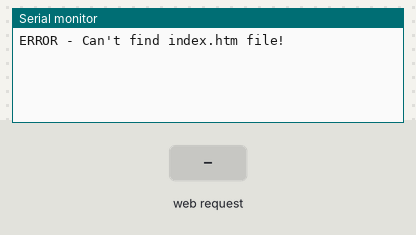
A sketch run on a simulated Arduino Uno, built with avr-gcc and run on an emulated ATmega328P. Parts: the last lines printed to the serial monitor. The inputs (shaded band) are chosen by the test bench. Storage starts empty.

Above: at 1.2 s.
1.3 s: HTTP request GET /update received
At 2.5 s:
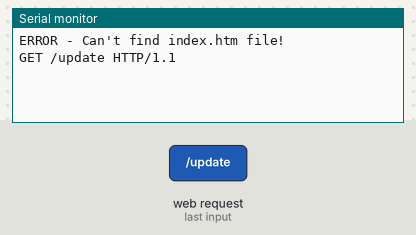
2.8 s: HTTP request GET /f received
At 3.8 s:
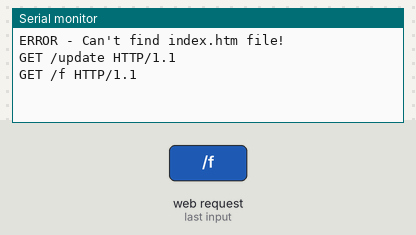

Measured:
- after the input at 1.3 s, the serial monitor: prints a new line at once (image 1)
- after the input at 2.8 s, the serial monitor: prints a new line at once (image 2)

The sketch:

Brightery_Automation.ino
```cpp
/*--------------------------------------------------------------
  Program:      Arduino Powered Home Automation

  Description:  Arduino web server that displays and controls relays,
                using buttons. The web page is stored on the micro SD card.

  Hardware:     Arduino Uno and official Arduino Ethernet
                shield. Should work with other Arduinos and
                compatible Ethernet shields.
                micro SD card formatted FAT16 or FAT32.
                Pins 6 to 9 as outputs to 4 channel relay circuit.

  Software:     Developed using Arduino 1.8.10 software
                Should be compatible with Arduino 1.0 +
                SD card contains web page called index.htm

  References:   - Ethernet library documentation:
                  http://arduino.cc/en/Reference/Ethernet
                - SD Card library documentation:
                  http://arduino.cc/en/Reference/SD

  Date:         20 Sept 2019

  Author:       Brightery <info@brightery.com>
  --------------------------------------------------------------*/

#include <SPI.h>
#include <Ethernet.h>
#include <SD.h>


// MAC address from Ethernet shield sticker under board
byte mac[] = { 0xDE, 0xAD, 0xBE, 0xEF, 0xFE, 0xAD };
// IP address, may need to change depending on network
IPAddress ip(192, 168, 1, 177);
// create a server at port 80
EthernetServer server(80);
// the web page file on the SD card
File webFile;
// buffered HTTP request stored
String HTTP_REQUEST;
boolean pins_state[10];
void setup() {
  // for debugging
  Serial.begin(9600);
  // Initialize ethernet
  Ethernet.init(10);

  if (!SD.begin(4)) {
    Serial.println("ERROR - SD card initialization failed!");
    return;    // init failed
  }

  if (!SD.exists("index.htm")) {
    Serial.println("ERROR - Can't find index.htm file!");
    return;  // can't find index file
  }

  Ethernet.begin(mac, ip);  // initialize Ethernet device

  // Check for Ethernet hardware present
  if (Ethernet.hardwareStatus() == EthernetNoHardware) {
    Serial.println("Ethernet shield was not found.  Sorry, can't run without hardware. :(");
    while (true) {
      delay(1); // do nothing, no point running without Ethernet hardware
    }
  }
  // Check network cable
  if (Ethernet.linkStatus() == LinkOFF) {
    Serial.println("Ethernet cable is not connected.");
  }

// Switches

  pinMode(6, OUTPUT);
  pinMode(7, OUTPUT);
  pinMode(8, OUTPUT);
  pinMode(9, OUTPUT);

  pins_state[6] = false;
  pins_state[7] = false;
  pins_state[8] = false;
  pins_state[9] = false;

  digitalWrite(6, HIGH);
  digitalWrite(7, HIGH);
  digitalWrite(8, HIGH);
  digitalWrite(9, HIGH);

  // start to listen for clients
  server.begin();
  Serial.print("IP Address: ");
  Serial.println(Ethernet.localIP());


}

void loop() {
  // listen for incoming clients
  EthernetClient client = server.available();
  if (client) {
    while (client.connected()) {
      if (client.available()) {
        char c = client.read();
        HTTP_REQUEST += c;
        if (c == '\n') { // END OF FIRST LINE OF REQURST
          Serial.println(HTTP_REQUEST);
          if (HTTP_REQUEST.indexOf("GET / ") != -1) {
              client.println("HTTP/1.1 200 OK\nContent-Type: text/html\nConnection: keep-alive\n");
              webFile = SD.open("index.htm");  // open web page file
              if (webFile) {
                while (webFile.available()) {
                  client.write(webFile.read()); // send web page to client
                }
                webFile.close();
              }

          } else if (HTTP_REQUEST.indexOf("GET /update") != -1) {  // UPDATE
            int pin = HTTP_REQUEST.substring(14,15).toInt();
            if(HTTP_REQUEST.substring(18,19) == "f"){ // TURN THE REPLAY HIGH
                pins_state[pin] = false;
                digitalWrite(pin, HIGH);
            }
            else
            {
              pins_state[pin] = true;
              digitalWrite(pin, LOW);
            }
            RenderStatus(client);
          } else if (HTTP_REQUEST.indexOf("GET /get ")  != -1) {  // GET STATUS
            RenderStatus(client);
          }
          HTTP_REQUEST = "";  // Reset result variable & get ready for a new request
          break;
        }
      }
    }

    delay(1); // give the web browser time to receive the data
    client.stop(); // close the connection:
  }
}


void RenderStatus(EthernetClient client){
    client.println("HTTP/1.1 200 OK\nContent-Type: application/json\nConnection: keep-alive\n"); // send rest of HTTP header
    client.print("[");
    for(int PIN_NUM = 0; PIN_NUM < 10; PIN_NUM++) {
        if (pins_state[PIN_NUM]) {
            client.print("1");
        }else {
            client.print("0");
        }
        if(PIN_NUM < 10-1)
        client.print(",");
    }
    client.print("]");
}
```
